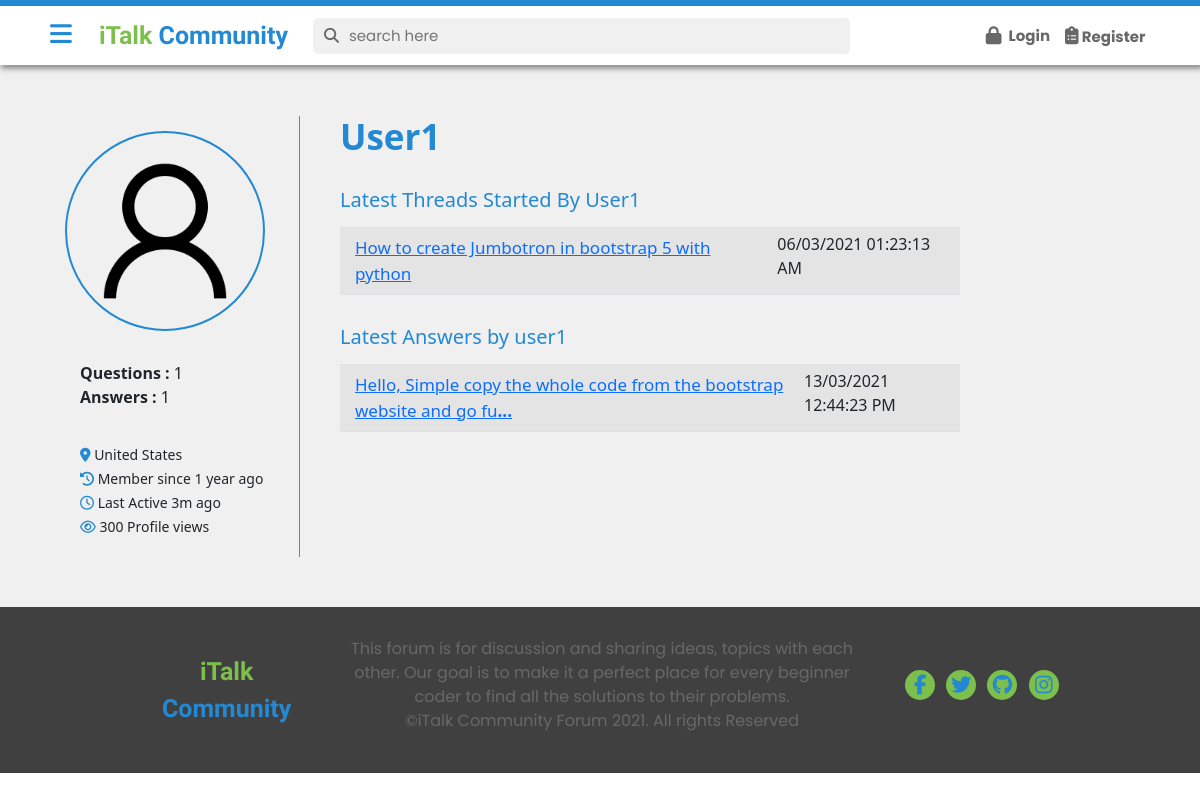
Screenshot of /user.php?v=2 with the database file from the repository.
### tables this page shows
CREATE TABLE `users_23` (
  `user_id` int(7) NOT NULL,
  `username` varchar(23) NOT NULL,
  `email` varchar(255) NOT NULL,
  `password` varchar(255) NOT NULL,
  `user_description` text NOT NULL,
  `user_img` varchar(255) NOT NULL,
  `timestamp` datetime NOT NULL DEFAULT current_timestamp()
);

CREATE TABLE `threads` (
  `thread_id` int(7) NOT NULL,
  `thread_title` varchar(255) NOT NULL,
  `thread_desc` text NOT NULL,
  `thread_cat_id` int(7) NOT NULL,
  `thread_user_id` int(7) NOT NULL,
  `timestamp` datetime NOT NULL DEFAULT current_timestamp()
);

CREATE TABLE `comments` (
  `comment_id` int(11) NOT NULL,
  `comment_content` text NOT NULL,
  `thread_id` int(11) NOT NULL,
  `comment_by` varchar(30) NOT NULL,
  `comment_time` datetime NOT NULL DEFAULT current_timestamp()
);

### user.php (the view, shortened to what this page needs)
<?php
$user_id = $_GET['v'];
?>
<!DOCTYPE html>
<html lang="en">
<head>
    <link rel="stylesheet" href="https://cdnjs.cloudflare.com/ajax/libs/font-awesome/5.15.3/css/all.min.css">
    <link href="https://cdn.jsdelivr.net/npm/bootstrap@5.0.0-beta2/dist/css/bootstrap.min.css" rel="stylesheet">
    <link rel="stylesheet" href="style.css?v=<?php echo time(); ?>">
    <link rel="stylesheet" href="partials/css/partials.css?v=<?php echo time(); ?>">
    <link rel="stylesheet" href="css/user.css?v=<?php echo time(); ?>">
</head>
<body>
    <?php require "partials/_header.php"; ?>
    <div class="main-container">
        <?php require "partials/_sidenav.php" ?>
        <div class="_main" id="main">
            <div class="user">
                <div class="user-left">
                    <div>
                        <img src="assets/images/user.png" alt="">
                    </div>
                    <div class="user-activity">
                        <?php
                        $sql_thread_count = "SELECT * FROM `threads` WHERE thread_user_id = $user_id";
                        $res_thread_count = mysqli_query($conn, $sql_thread_count);
                        $thread_count = mysqli_num_rows($res_thread_count);
                        $sql_comment_count = "SELECT * FROM `comments` WHERE comment_by = $user_id";
                        $res_comment_count = mysqli_query($conn, $sql_comment_count);
                        $comment_count = mysqli_num_rows($res_comment_count);
                        echo '<ul>
                            <li><strong>Questions : </strong> ' . $thread_count . ' </li>
                            <li><strong>Answers : </strong> ' . $comment_count . ' </li>
                        </ul>';
                        ?>
                    </div>
                    <div class="user-data">
                        <ul>
                            <li><span class="icon"><i class="fas fa-map-marker-alt"></i></span> United States </li>
                            <li><span class="icon"><i class="fas fa-history"></i></span> Member since 1 year ago </li>
                            <li><span class="icon"><i class="far fa-clock"></i></span> Last Active 3m ago </li>
                            <li><span class="icon"><i class="far fa-eye"></i></span> 300 Profile views </li>
                        </ul>
                    </div>
                </div>
                <div class="user-right">
                    <?php
                    $sql = "SELECT * FROM `users_23` WHERE `user_id` = $user_id";
                    $res = mysqli_query($conn, $sql);
                    while ($row = mysqli_fetch_assoc($res)) {
                        $username = $row['username'];
                        $desc = $row['user_description'];
                    }
                    echo '<h1>' . $username . '</h1>
                            <p>' . $desc . '</p>';
                    ?>
                    <div class="user-threads">
                        <?php
                        $sql_thread = "SELECT * FROM `threads` WHERE thread_user_id=$user_id ";
                        $res_thread = mysqli_query($conn, $sql_thread);
                        while ($row_thread = mysqli_fetch_assoc($res_thread)) {
                            $thread_title = $row_thread['thread_title'];
                            $thread_time = $row_thread['timestamp'];
                            $thread_id = $row_thread['thread_id'];
                        ?>
                            <h2>Latest Threads Started by <?php echo $username; ?></h2>
                            <table class="table table-hover table-striped m-0">
                                <tbody>
                                    <tr>
                                    <?php
                                    echo '
                    <td class="thread"><a href="thread.php?thread_id='. $thread_id.'">' . $thread_title . ' </a></td>
                    <td>' . date("d/m/Y h:i:s A", strtotime($thread_time)) . '</td>';
                                }
                                    ?>
                                    </tr>
                                </tbody>
                            </table>
                    </div>
                    <?php
                    $sql_comment = "SELECT * FROM `comments` WHERE comment_by = $user_id";
                    $res_comment = mysqli_query($conn, $sql_comment);
                    while ($row_comment = mysqli_fetch_assoc($res_comment)) {
                        $comment = $row_comment['comment_content'];
                        $comment_time = $row_comment['comment_time'];
                        if (strlen($comment) >= 80) {
                            $comment = substr($comment, 0, 70)."<strong>... </strong>";
                        }
                        echo '
                            <div class="user-comments">
                    <h2>Latest Answers by ' . $username . '</h2>
                    <table class="table table-hover table-striped m-0">
                    <tbody>
                    <tr>
                    <td class="comments"><a href="#">' . $comment . ' </a></td>
                    <td>' . date("d/m/Y h:i:s A", strtotime($comment_time)) . '</td>
                    </tr>';
                    } ?>
                    </tbody>
                    </table>
                </div>
            </div>
        </div>
    </div>
    </div>
    <?php require "partials/_footer.php"; ?>
</body>
</html>

### style.css (style rules this page uses)
:root { --primary : #2389D3; --secondary : #7DBF4D; --dark : #191e1e; --light : #F0F0F0; --bgwhite : #f4f7f9; --pure: #fff; --grey :#686868; --bglight:#f0f0f0; }
*, *:before, *:after { margin: 0; padding: 0; box-sizing: border-box; }
html { font-size: 62.5%; -webkit-font-smoothing: antialiased; }
body { background: var(--pure); font-size: 1.6rem; }
div.main-container { padding: 0; margin-top: 6.6rem; }
.main ._main { margin: 0rem; padding: 5rem; position: relative; }

### css/user.css (style rules this page uses)
.user { display: flex; flex-wrap: wrap; }
.user .user-left { padding: 1rem; border-right: 1px solid grey; padding-right: 2rem; width: 25rem; }
.user .user-left img { border: 2px solid var(--primary); border-radius: 50%; width: 20rem; height: 20rem; margin: 0.5rem; margin-bottom: 3rem; }
.user .user-left .user-activity { margin-bottom: 3.5rem; }
.user .user-left .user-activity ul { list-style: none; }
.user .user-left .user-activity ul li { padding-right: 1rem; }
.user .user-left .user-data ul { list-style: none; }
.user .user-left .user-data ul li { font-weight: 400; font-size: 1.4rem; margin-bottom: 0.3rem; }
.user .user-left .user-data ul li span.icon { color: var(--primary); }
.user .user-right { padding-left: 4rem; width: 60%; }
.user .user-right h1 { color: var(--primary); font-size: 3.5rem; margin-bottom: 2rem; font-weight: 600; text-transform: capitalize; }
.user .user-right .user-threads { margin-bottom: 3rem; }
.user .user-right .user-threads h2 { font-size: 2rem; color: var(--primary); margin-bottom: 1.5rem; text-transform: capitalize; }
.user .user-right .user-threads table { width: 100%; }
.user .user-right .user-threads table tbody tr td.thread { font-weight: 400; font-size: 1.7rem; color: var(--dark); padding: 0.8rem 1.5rem; }
.user .user-right .user-comments { margin-bottom: 3rem; }
.user .user-right .user-comments h2 { font-size: 2rem; color: var(--primary); margin-bottom: 1.5rem; }
.user .user-right .user-comments table { width: 100%; }
.user .user-right .user-comments table tbody tr td.comments { font-weight: 400; font-size: 1.7rem; color: var(--primary); padding: 0.8rem 1.5rem; }

### rows the page displays
users_23: username "User1", username "user1"
threads: thread_title "How to create Jumbotron in bootstrap 5 with python", timestamp "06/03/2021 01:23:13 AM"
comments: comment_content "Hello, Simple copy the whole code from the bootstrap website and go fu", comment_time "13/03/2021 12:44:23 PM"

### other values shown
$thread_count "1"
$comment_count "1"
